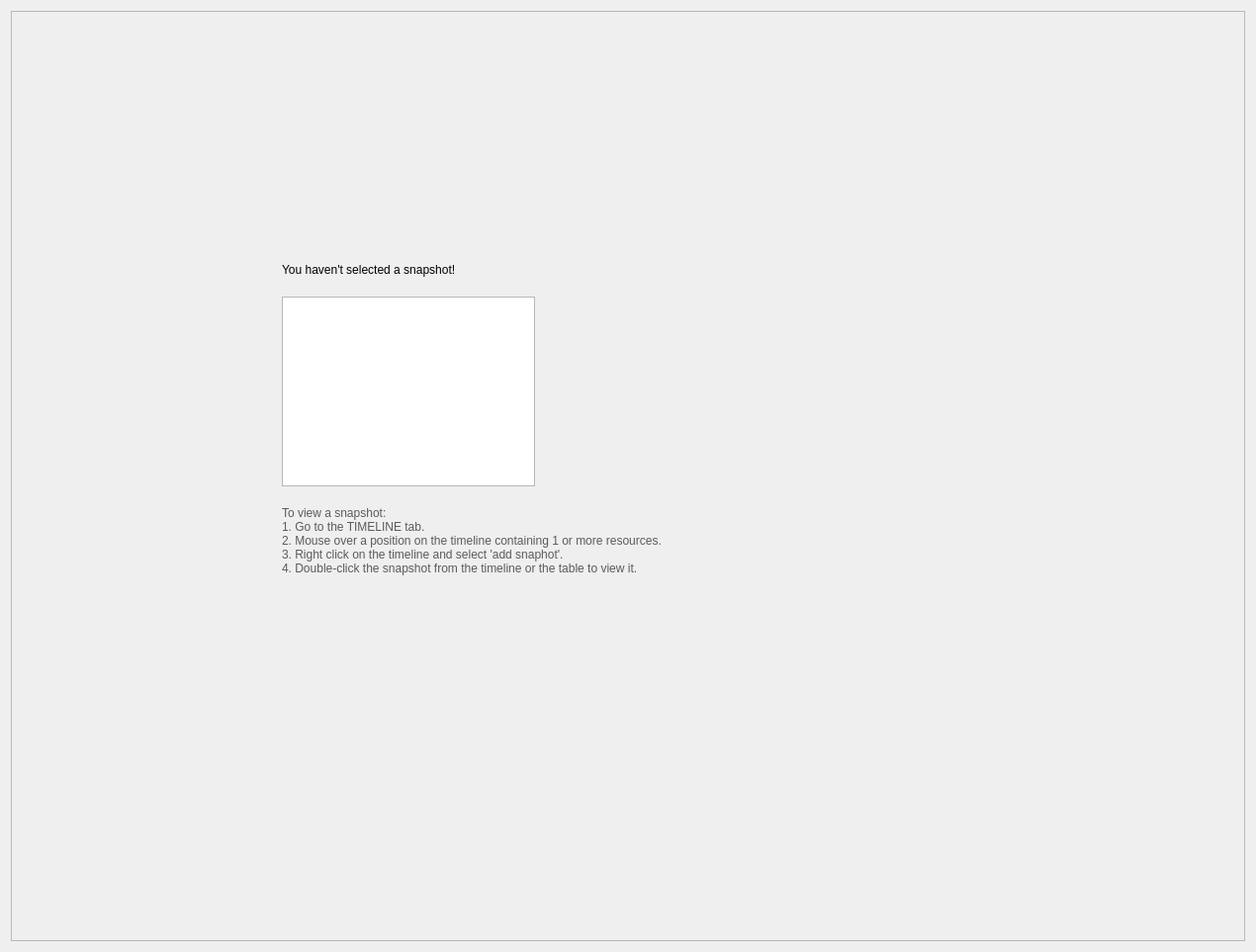
<?xml version="1.0" encoding="UTF-8"?>
<ui version="4.0">
 <class>SnapshotStartPane</class>
 <widget class="QWidget" name="Snapshot_start_pane_">
  <property name="geometry">
   <rect>
    <x>0</x>
    <y>0</y>
    <width>1270</width>
    <height>963</height>
   </rect>
  </property>
  <layout class="QHBoxLayout" name="horizontal_layout_">
   <item>
    <widget class="QScrollArea" name="main_scroll_area_">
     <property name="widgetResizable">
      <bool>true</bool>
     </property>
     <widget class="QWidget" name="main_content_">
      <property name="geometry">
       <rect>
        <x>0</x>
        <y>0</y>
        <width>1246</width>
        <height>939</height>
       </rect>
      </property>
      <layout class="QGridLayout" name="grid_layout_">
       <property name="leftMargin">
        <number>0</number>
       </property>
       <property name="topMargin">
        <number>0</number>
       </property>
       <property name="rightMargin">
        <number>0</number>
       </property>
       <property name="bottomMargin">
        <number>0</number>
       </property>
       <property name="spacing">
        <number>0</number>
       </property>
       <item row="2" column="1">
        <spacer name="vertical_spacer_2_">
         <property name="orientation">
          <enum>Qt::Vertical</enum>
         </property>
         <property name="sizeHint" stdset="0">
          <size>
           <width>0</width>
           <height>0</height>
          </size>
         </property>
        </spacer>
       </item>
       <item row="1" column="0">
        <spacer name="horizontal_spacer_">
         <property name="orientation">
          <enum>Qt::Horizontal</enum>
         </property>
         <property name="sizeHint" stdset="0">
          <size>
           <width>0</width>
           <height>0</height>
          </size>
         </property>
        </spacer>
       </item>
       <item row="1" column="1">
        <layout class="QVBoxLayout" name="vertical_layout_1_">
         <property name="spacing">
          <number>20</number>
         </property>
         <property name="leftMargin">
          <number>0</number>
         </property>
         <property name="topMargin">
          <number>0</number>
         </property>
         <property name="rightMargin">
          <number>0</number>
         </property>
         <property name="bottomMargin">
          <number>0</number>
         </property>
         <item>
          <widget class="ScaledLabel" name="title_text_">
           <property name="sizePolicy">
            <sizepolicy hsizetype="Fixed" vsizetype="Fixed">
             <horstretch>0</horstretch>
             <verstretch>0</verstretch>
            </sizepolicy>
           </property>
           <property name="text">
            <string>You haven't selected a snapshot!</string>
           </property>
           <property name="alignment">
            <set>Qt::AlignLeading|Qt::AlignLeft|Qt::AlignVCenter</set>
           </property>
          </widget>
         </item>
         <item>
          <widget class="QGraphicsView" name="graphics_view_">
           <property name="sizePolicy">
            <sizepolicy hsizetype="Fixed" vsizetype="Fixed">
             <horstretch>0</horstretch>
             <verstretch>0</verstretch>
            </sizepolicy>
           </property>
          </widget>
         </item>
         <item>
          <widget class="ScaledLabel" name="instruction_title_">
           <property name="sizePolicy">
            <sizepolicy hsizetype="Minimum" vsizetype="Minimum">
             <horstretch>0</horstretch>
             <verstretch>0</verstretch>
            </sizepolicy>
           </property>
           <property name="minimumSize">
            <size>
             <width>700</width>
             <height>185</height>
            </size>
           </property>
           <property name="text">
            <string>&lt;html&gt;&lt;head/&gt;&lt;body&gt;&lt;p&gt;&lt;span style=&quot; color:#5a5a5a;&quot;&gt;To view a snapshot:&lt;br/&gt;1. Go to the TIMELINE tab.&lt;br/&gt;2. Mouse over a position on the timeline containing 1 or more resources.&lt;br/&gt;3. Right click on the timeline and select 'add snaphot'.&lt;br/&gt;4. Double-click the snapshot from the timeline or the table to view it.&lt;/span&gt;&lt;/p&gt;&lt;/body&gt;&lt;/html&gt;</string>
           </property>
           <property name="alignment">
            <set>Qt::AlignLeading|Qt::AlignLeft|Qt::AlignTop</set>
           </property>
           <property name="wordWrap">
            <bool>true</bool>
           </property>
          </widget>
         </item>
        </layout>
       </item>
       <item row="0" column="1">
        <spacer name="vertical_spacer_">
         <property name="orientation">
          <enum>Qt::Vertical</enum>
         </property>
         <property name="sizeHint" stdset="0">
          <size>
           <width>0</width>
           <height>0</height>
          </size>
         </property>
        </spacer>
       </item>
       <item row="1" column="2">
        <spacer name="horizontal_spacer_2_">
         <property name="orientation">
          <enum>Qt::Horizontal</enum>
         </property>
         <property name="sizeHint" stdset="0">
          <size>
           <width>0</width>
           <height>0</height>
          </size>
         </property>
        </spacer>
       </item>
      </layout>
     </widget>
    </widget>
   </item>
  </layout>
 </widget>
 <customwidgets>
  <customwidget>
   <class>ScaledLabel</class>
   <extends>QLabel</extends>
   <header>qt_common/custom_widgets/scaled_label.h</header>
  </customwidget>
 </customwidgets>
 <resources>
  <include location="resources.qrc"/>
 </resources>
 <connections/>
</ui>
